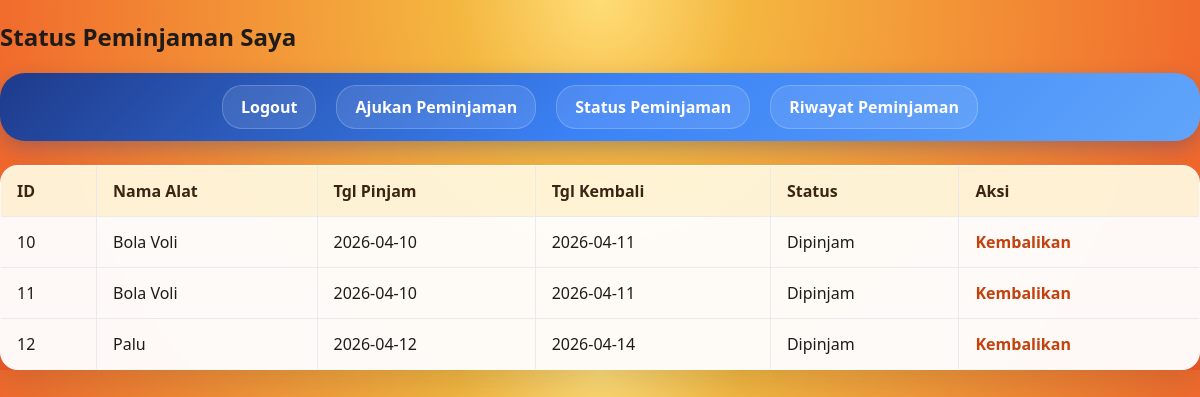
Page /pinjam_toni/public/index.php?page=status (signed in) on the committed database.
### tables this page shows
CREATE TABLE `peminjaman` (
  `id_peminjaman` int(11) NOT NULL,
  `peminjaman_alat_id` int(11) NOT NULL,
  `user_id` int(11) NOT NULL,
  `tgl_pinjam` date NOT NULL,
  `tgl_kembali_seharusnya` date NOT NULL,
  `tgl_kembali_aktual` date DEFAULT NULL,
  `status` enum('Menunggu','Dipinjam','Kembali','Ditolak') NOT NULL,
  `denda` decimal(10,2) DEFAULT NULL,
  `petugas_id` int(11) NOT NULL,
  `total_denda` int(11) DEFAULT NULL
);

CREATE TABLE `peminjaman_alat` (
  `id_peminjaman` int(11) NOT NULL,
  `alat_id` int(11) NOT NULL,
  `kategori_id` int(11) NOT NULL,
  `nama_alat` varchar(100) NOT NULL,
  `stok` int(11) NOT NULL,
  `gambar` varchar(255) DEFAULT NULL,
  `denda_per_hari` int(11) DEFAULT NULL
);

### pinjam_toni/app/core/controller.php (called while the page is built, shortened)
<?php
class Controller {
    public function model($model) {
        require_once __DIR__ . "/model.php";
        return new $model();
    }
    public function view($view, $data = []) {
        require_once __DIR__ . "/../../views/" . $view . ".php";
    }
}

### pinjam_toni/app/controllers/peminjamcontroller.php (called while the page is built, shortened)
<?php
class PeminjamController extends Controller
{
    public function status()
    {
        $peminjamanModel = $this->model('Peminjaman');
        $data['status'] = $peminjamanModel->getByUser($_SESSION['user']['user_id'], "status != 'Kembali' AND status != 'Ditolak'");
        $this->view('peminjam/status', $data);
    }
}

### pinjam_toni/app/core/model.php (called while the page is built, shortened)
<?php
class Model {
    public function __construct() {
        $this->db = new mysqli(DB_HOST, DB_USER, DB_PASS, DB_NAME);
    }
}

### pinjam_toni/app/models/peminjaman.php (called while the page is built, shortened)
<?php
class Peminjaman extends Model {
    public function getByUser($userId, $filter = '') {
        $query = "SELECT peminjaman.id_peminjaman AS id, peminjaman.*, pa.nama_alat, peminjaman.tgl_kembali_seharusnya AS tgl_kembali FROM peminjaman LEFT JOIN peminjaman_alat AS pa ON peminjaman.peminjaman_alat_id = pa.id_peminjaman WHERE peminjaman.user_id = ?";
        if ($filter) {
            $query .= " AND ($filter)";
        }
        $stmt = $this->db->prepare($query);
        $stmt->bind_param("i", $userId);
        $stmt->execute();
        return $stmt->get_result()->fetch_all(MYSQLI_ASSOC);
    }
}

### pinjam_toni/views/peminjam/status.php (the view, shortened to what this page needs)
<!DOCTYPE html>
<html>
<head>
    <link rel="stylesheet" href="assets/css/style.css">
</head>
<body>
    <h2>Status Peminjaman Saya</h2>
    <nav class="navbar">
        <a href="?page=logout">Logout</a>
        <a href="?page=peminjaman">Ajukan Peminjaman</a>
        <a href="?page=status">Status Peminjaman</a>
        <a href="?page=riwayat">Riwayat Peminjaman</a>
    </nav>
    <table border="1" cellpadding="8" cellspacing="0">
        <thead>
            <tr>
                <th>ID</th>
                <th>Nama Alat</th>
                <th>Tgl Pinjam</th>
                <th>Tgl Kembali</th>
                <th>Status</th>
                <th>Aksi</th>
            </tr>
        </thead>
        <tbody>
        <?php foreach($status as $p): ?>
            <tr>
                <td><?= $p['id'] ?></td>
                <td><?= htmlspecialchars($p['nama_alat']) ?></td>
                <td><?= $p['tgl_pinjam'] ?></td>
                <td><?= $p['tgl_kembali'] ?></td>
                <td><?= $p['status'] ?></td>
                <td>
                    <?php if(strtolower($p['status']) == 'dipinjam'): ?>
                        <a href="?page=status&kembalikan=<?= $p['id'] ?>" onclick="return confirm('Kembalikan alat ini?')">Kembalikan</a>
                    <?php else: ?>
                        -
                    <?php endif ?>
                </td>
            </tr>
        <?php endforeach ?>
        </tbody>
    </table>
</body>
</html>

### pinjam_toni/public/assets/css/style.css (style rules this page uses)
body { font-family: 'Segoe UI', Tahoma, Geneva, Verdana, sans-serif; background: radial-gradient(circle at top center, #ffdd77 0%, #f4b740 20%, #f05a28 100%); margin: 0; padding: 0; color: #1e1b18; }
.navbar { background: linear-gradient(135deg, #1e3a8a 0%, #3b82f6 50%, #60a5fa 100%); padding: 12px 20px; border-radius: 25px; box-shadow: 0 8px 20px rgba(30, 58, 138, 0.3); margin-bottom: 24px; display: flex; justify-content: center; gap: 20px; flex-wrap: wrap; }
.navbar a { color: #fff; text-decoration: none; padding: 10px 18px; border-radius: 20px; font-weight: 600; transition: all 0.3s ease; background: rgba(255, 255, 255, 0.1); border: 1px solid rgba(255, 255, 255, 0.2); }
table { width: 100%; border-collapse: collapse; background: rgba(255, 255, 255, 0.96); box-shadow: 0 16px 30px rgba(15, 23, 42, 0.12); border-radius: 18px; overflow: hidden; }
table th, table td { border: 1px solid rgba(229, 231, 235, 0.8); padding: 14px 16px; text-align: left; }
table th { background: rgba(251, 191, 36, 0.16); color: #3c2415; }
table a { color: #b45309; text-decoration: none; font-weight: 600; }
body a { color: #c2410c; }

### rows in the picture
peminjaman: id_peminjaman "10", peminjaman_alat.nama_alat "Bola Voli", tgl_pinjam "2026-04-10", tgl_kembali_seharusnya "2026-04-11", status "Dipinjam"
peminjaman: id_peminjaman "11", peminjaman_alat.nama_alat "Bola Voli", tgl_pinjam "2026-04-10", tgl_kembali_seharusnya "2026-04-11", status "Dipinjam"
peminjaman: id_peminjaman "12", peminjaman_alat.nama_alat "Palu", tgl_pinjam "2026-04-12", tgl_kembali_seharusnya "2026-04-14", status "Dipinjam"
